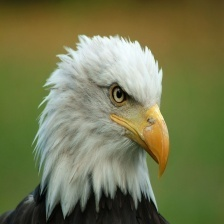
#> input picture Data/image0.jpg, 224 x 224 px
$ python BirdsClassification.py
#> lines starting #> are read from the running program, lines starting #| are printed output that depends on the picture
# Import required packages
import cv2
import matplotlib.pyplot as plt
import numpy as np
import pandas as pd
from sklearn.preprocessing import StandardScaler
from sklearn.decomposition import PCA
from sklearn.linear_model import ElasticNet
from sklearn.metrics import confusion_matrix
from sklearn.ensemble import RandomForestClassifier
from sklearn.metrics import classification_report

# Read the images (By default images are being read in BGR format)
image0 = cv2.imread('Data/image0.jpg')
#> image0 is the input picture: shape (224, 224, 3); mean B, G, R 79.6, 120, 116.2
image1 = cv2.imread('Data/image1.jpg')
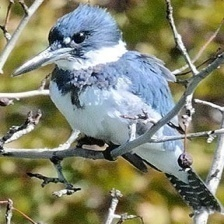
#> input picture Data/image1.jpg, 224 x 224 px
#> image1 is the input picture: shape (224, 224, 3); mean B, G, R 110, 133.4, 131.1
image2 = cv2.imread('Data/image2.jpg')
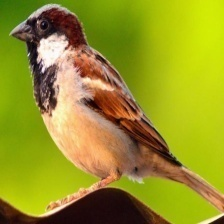
#> input picture Data/image2.jpg, 224 x 224 px
#> image2 is the input picture: shape (224, 224, 3); mean B, G, R 37.1, 149.4, 151.6

################### Plotting Blue, Green, Red and Gray scale images ##############

# Split the image into its BGR channels
b0, g0, r0 = cv2.split(image0)
b1, g1, r1 = cv2.split(image1)
b2, g2, r2 = cv2.split(image2)


# Create a figure with 9 subplots
fig, axs = plt.subplots(3, 4, figsize=(10, 5))

# Display the red channel for all images
axs[0,0].set_title('Red Channel')
axs[0,0].imshow(r0)
axs[1,0].imshow(r1)
axs[2,0].imshow(r2)

# Display the green channel for all images
axs[0,1].set_title('Green Channel')
axs[0,1].imshow(g0)
axs[1,1].imshow(g1)
axs[2,1].imshow(g2)

# Display the blue channel for all images
axs[0,2].set_title('Blue Channel')
axs[0,2].imshow(b0)
axs[1,2].imshow(b1)
axs[2,2].imshow(b2)

# Convert the image to grayscale
gray_image0 = cv2.cvtColor(image0, cv2.COLOR_BGR2GRAY)
gray_image1 = cv2.cvtColor(image1, cv2.COLOR_BGR2GRAY)
gray_image2 = cv2.cvtColor(image2, cv2.COLOR_BGR2GRAY)
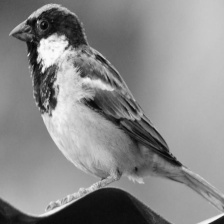
#> gray_image2: shape (224, 224); min 3, max 253, mean 137.3

# Display the grayscale images
axs[0,3].set_title('Grayscale Image')
axs[0,3].imshow(gray_image0, cmap=plt.get_cmap('gray'))
axs[1,3].imshow(gray_image1, cmap=plt.get_cmap('gray'))
axs[2,3].imshow(gray_image2, cmap=plt.get_cmap('gray'))
plt.show()


# Calculating the height and width of the grayscale images

height_image0, width_image0 = gray_image0.shape
#> height_image0 = 224; width_image0 = 224
height_image1, width_image1 = gray_image1.shape
#> height_image1 = 224; width_image1 = 224
height_image2, width_image2 = gray_image2.shape
#> height_image2 = 224; width_image2 = 224

# Print the dimensions
print("Height and Width of image0: ", height_image0, width_image0);
#| Height and Width of image0:  224 224
print("Height and Width of image1: ", height_image1, width_image1);
#| Height and Width of image1:  224 224
print("Height and Width of image2: ", height_image2, width_image2);
#| Height and Width of image2:  224 224

# Function to resize the image
def resizeImage(image):
    return cv2.resize(image, dsize=(256, 256), interpolation=cv2.INTER_CUBIC)

# Making a function call to reduce the dimensions
gray_image0 = resizeImage(gray_image0)
gray_image1 = resizeImage(gray_image1)
#> in resizeImage (call 2), `return cv2.resize(image, dsize=(256, 256), interpolation=cv2.INTER_CUB..`:
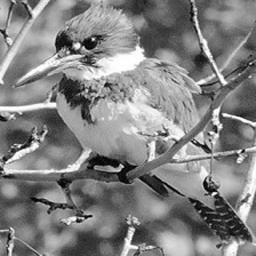
#> returned value: shape (256, 256); min 0, max 255, mean 130
gray_image2 = resizeImage(gray_image2)

# Calculating the height and width of the new reduced size grayscale images
height_image0, width_image0 = gray_image0.shape
#> height_image0 = 256; width_image0 = 256
height_image1, width_image1 = gray_image1.shape
#> height_image1 = 256; width_image1 = 256
height_image2, width_image2 = gray_image2.shape
#> height_image2 = 256; width_image2 = 256

#Print the dimensions
print("Resized height and width of image0",height_image0, width_image0)
#| Resized height and width of image0 256 256
print("Resized height and width of image1",height_image1, width_image1)
#| Resized height and width of image1 256 256
print("Resized height and width of image2",height_image2, width_image2)
#| Resized height and width of image2 256 256


################# Creating the feature Vectors for all the images ####################


#Creating feature vectors of size 256 for gray_image0
cc = round(((height_image0)*(width_image0))/256)
#> cc = 256
flat_gray_image0 = np.zeros((cc, 257), np.uint8)
k=0
for i in range(0,height_image0,16):
    for j in range(0,width_image0,16):
        gray_image0_tmp = gray_image0[i:i+16,j:j+16]
        flat_gray_image0[k,0:256] = gray_image0_tmp.flatten()
        k = k + 1
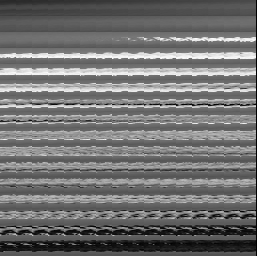
#> flat_gray_image0: shape (256, 257); min 0, max 254, mean 113.8
#> after the loop, k = 256

fspaceimg0 = pd.DataFrame(flat_gray_image0)
#> fspaceimg0 = table of 256 rows and 257 columns

noOfObservations=len(fspaceimg0)
#> noOfObservations = 256

print("no of observations for image0 : ",noOfObservations)
#| no of observations for image0 :  256

print("dimensions for image0 : ",fspaceimg0.shape)
#| dimensions for image0 :  (256, 257)

#Creating feature vectors of size 256 for gray_image1

cc = round(((height_image1)*(width_image1))/256)
flat_gray_image1 = np.ones((cc, 257), np.uint8)
k=0
for i in range(0,height_image1,16):
    for j in range(0,width_image1,16):
        gray_image1_tmp = gray_image1[i:i+16,j:j+16]
        flat_gray_image1[k,0:256] = gray_image1_tmp.flatten()
        k = k + 1
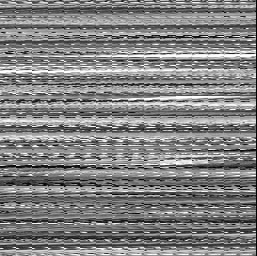
#> flat_gray_image1: shape (256, 257); min 0, max 255, mean 129.5
#> after the loop, k = 256

fspaceimg1 = pd.DataFrame(flat_gray_image1)
#> fspaceimg1 = table of 256 rows and 257 columns

noOfObservations=len(fspaceimg1)

print("no of observations for image1 : ",noOfObservations)
#| no of observations for image1 :  256

print("dimensions for image1 : ",fspaceimg1.shape)
#| dimensions for image1 :  (256, 257)

#Creating feature vectors of size 256 for gray_image2

cc = round(((height_image2)*(width_image2))/256)
flat_gray_image2 = np.full((cc, 257), 2)
k=0
for i in range(0,height_image2,16):
    for j in range(0,width_image2,16):
        gray_image2_tmp = gray_image2[i:i+16,j:j+16]
        flat_gray_image2[k,0:256] = gray_image2_tmp.flatten()
        k = k + 1
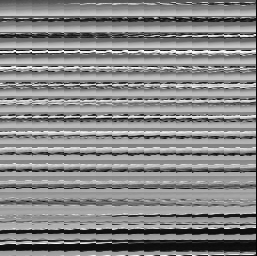
#> flat_gray_image2: shape (256, 257) int64; min 0, max 254, mean 136.7
#> after the loop, k = 256

fspaceimg2 = pd.DataFrame(flat_gray_image2)
#> fspaceimg2 = table of 256 rows and 257 columns

noOfObservations=len(fspaceimg2)

print("no of observations for image2 : ",noOfObservations)
#| no of observations for image2 :  256

print("dimensions for image2 : ",fspaceimg2.shape)
#| dimensions for image2 :  (256, 257)

fspace=[fspaceimg0,fspaceimg1,fspaceimg2]
featurespace = pd.concat(fspace)
#> featurespace = table of 768 rows and 257 columns

#Creating sliding feature vectors of size 256 for gray_image0

cc = round(((height_image0-15)*(width_image0-15)))
#> cc = 58081
slide_gray_image0 = np.zeros((cc, 257), np.uint8)
k=0
for i in range(0,height_image0-15,1):
    for j in range(0,width_image0-15,1):
        gray_image0_tmp = gray_image0[i:i+16,j:j+16]
        slide_gray_image0[k,0:256] = gray_image0_tmp.flatten()
        k = k + 1
#> after the loop, k = 58081

fspaceSlideGrayImage0 = pd.DataFrame(slide_gray_image0) #panda object data frame
#> fspaceSlideGrayImage0 = table of 58081 rows and 257 columns
#> (the run stopped early here; a loop or call above may not have finished)
